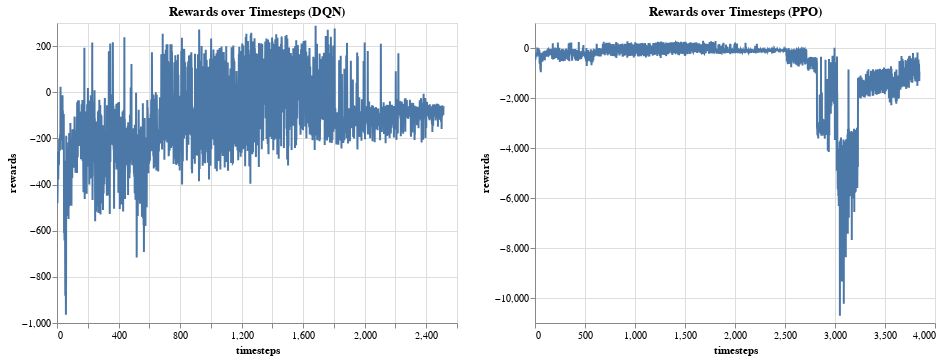

The notebook cell saved with this chart:
### Code cell
# Create Altair chart for DQN rewards
chart_dqn = alt.Chart(df_dqn).mark_line().encode(
    x='timesteps',
    y='rewards',
    tooltip=['timesteps', 'rewards']
).properties(
    title='Rewards over Timesteps (DQN)'
).interactive()

# Create Altair chart for PPO rewards
chart_ppo = alt.Chart(df_ppo).mark_line().encode(
    x='timesteps',
    y='rewards',
    tooltip=['timesteps', 'rewards']
).properties(
    title='Rewards over Timesteps (PPO)'
).interactive()

# Display charts
chart_dqn | chart_ppo

### Figure 1 — Vega-Lite specification as saved in the notebook (floating-point values rounded to 4 significant figures; data arrays with more than 128 entries replaced by an {"elided": "..."} marker saying what was removed)
{"config": {"view": {"continuousWidth": 400, "continuousHeight": 300}}, "hconcat": [{"data": {"name": "data-cb182051f3dbfd712097a326b3d60296"}, "mark": "line", "encoding": {"tooltip": [{"field": "timesteps", "type": "quantitative"}, {"field": "rewards", "type": "quantitative"}], "x": {"field": "timesteps", "type": "quantitative"}, "y": {"field": "rewards", "type": "quantitative"}}, "selection": {"selector001": {"type": "interval", "bind": "scales", "encodings": ["x", "y"]}}, "title": "Rewards over Timesteps (DQN)"}, {"data": {"name": "data-61cb47bb02dfc45b226a66d84b1aefc2"}, "mark": "line", "encoding": {"tooltip": [{"field": "timesteps", "type": "quantitative"}, {"field": "rewards", "type": "quantitative"}], "x": {"field": "timesteps", "type": "quantitative"}, "y": {"field": "rewards", "type": "quantitative"}}, "selection": {"selector002": {"type": "interval", "bind": "scales", "encodings": ["x", "y"]}}, "title": "Rewards over Timesteps (PPO)"}], "$schema": "https://vega.github.io/schema/vega-lite/v4.17.0.json", "datasets": {"data-cb182051f3dbfd712097a326b3d60296": {"elided": "2515 records"}, "data-61cb47bb02dfc45b226a66d84b1aefc2": {"elided": "3845 records"}}}
